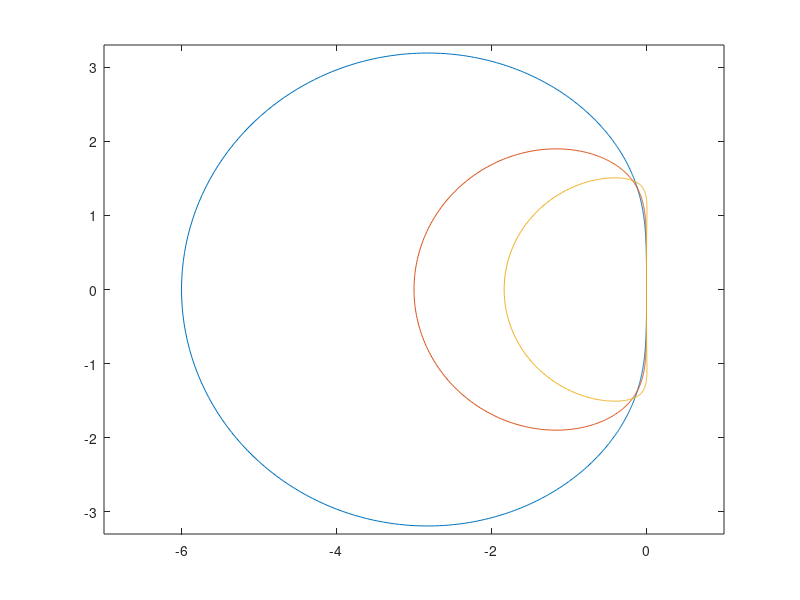

This chart was generated by the following MATLAB code:
B = [ -1/12, 2/3, 5/12, 0, 0; 1/24, -5/24, 19/24, 3/8, 0; -19/720, 53/360, -11/30, 323/360, 251/720 ];
for s = 1:3
    b = B(s,:);
    rho = @(x)(x.^(s+1)-x.^(s));
    sigma = @(x)(b(1)+b(2)*x+b(3)*(x.^2)+b(4)*(x.^3)+b(5)*(x.^4));
    X = 0:0.01:2*pi;
    Y = rho(exp(1i*X))./sigma(exp(1i*X));
    plot(real(Y),imag(Y));
    xlim([-7,1]);
    ylim([-3.3,3.3]);
    hold on
end